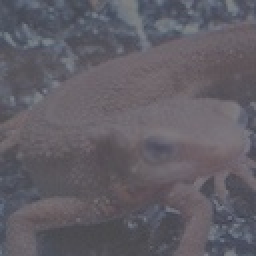
#> input picture input_image/imori_dark.jpg, 128 x 128 px, found by its file name (shown 2 times larger)
$ python 21.py   (older library calls are emulated)
#> lines starting #> are read from the running program, lines starting #| are printed output that depends on the picture
#そのままの配列で変換すれば良い。
import cv2
import numpy as np
import matplotlib.pyplot as plt

def transform(img):
    img_range=np.ravel(img)
    c=min(img_range)
#> c = 60
    d=max(img_range)
#> d = 141
    a=0
    b=255

    img=(b-c)*(img-c)/(d-c)+a
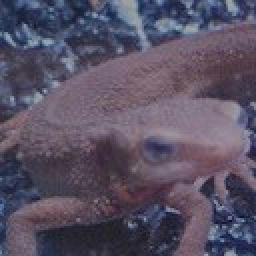
#> img: shape (128, 128, 3) float64 (shown 2 times larger); mean B, G, R 100.9, 81.9, 89.6
    #テキストが間違ってるので注意
    img[np.where(img<a)]=a
    img[np.where(b<=img)]=b

    img=img.astype(np.uint8)

    return img

img=cv2.imread("imori_dark.jpg").astype(np.float)
img_n=transform(img)
plt.hist(np.ravel(img_n),bins=255,rwidth=0.8,range=(0,255))
plt.savefig("./output_image/output21.png")
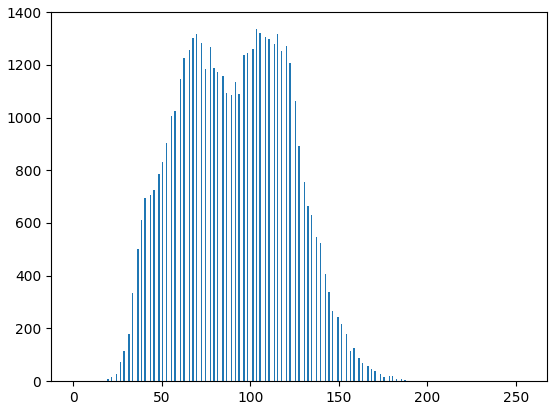
#> figure drawn by matplotlib, 1 panel; tallest bar 1335 high, from x = 103.1 to 103.9
cv2.imwrite("./output_image/output21.jpg",img_n)
cv2.imshow("result1",img_n)
plt.show()
